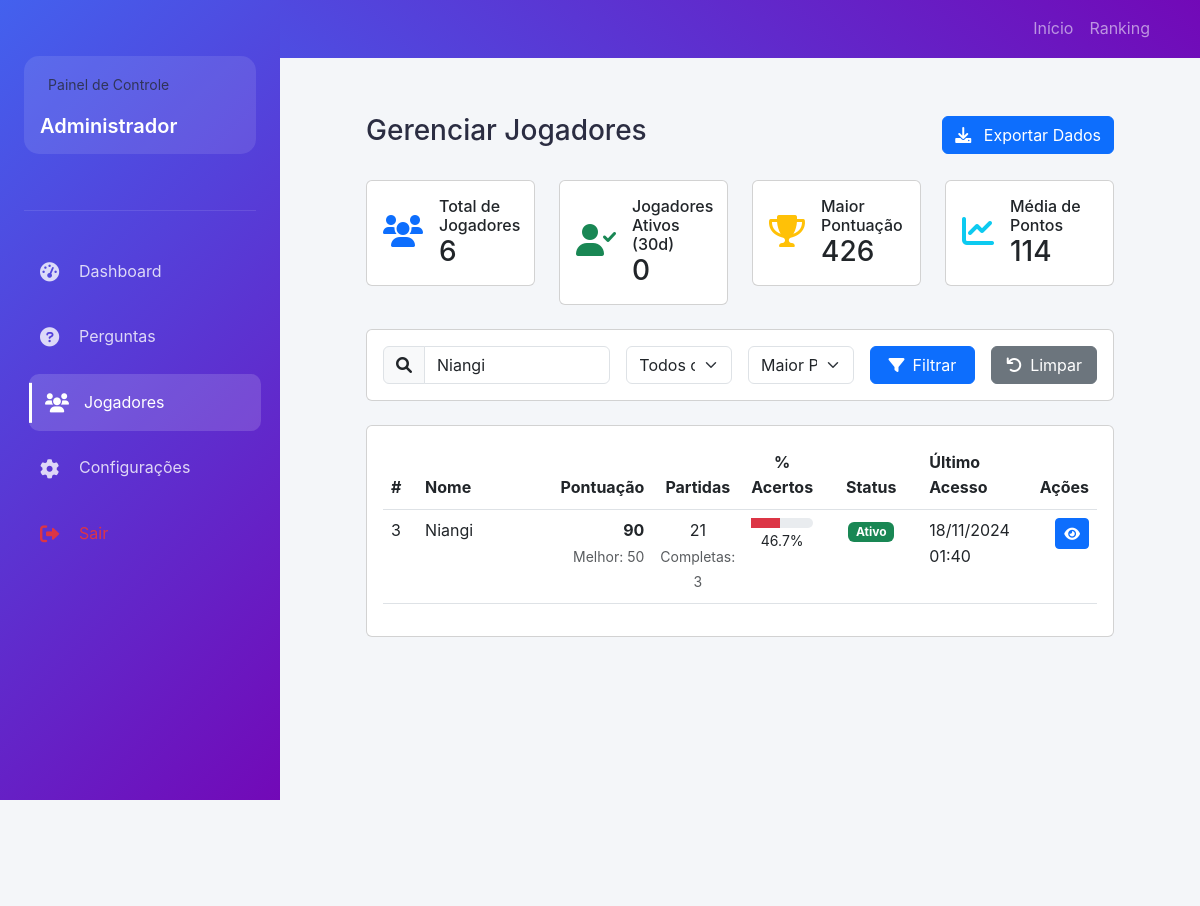
The app's page /admin/jogadores.php?busca=Niangi with its own data.
### tables this page shows
CREATE TABLE `jogadores` (
  `id` int(11) NOT NULL,
  `nome` varchar(100) NOT NULL,
  `pontuacao_total` int(11) DEFAULT 0,
  `melhor_pontuacao` int(11) DEFAULT 0,
  `jogos_completados` int(11) DEFAULT 0,
  `data_ultimo_jogo` timestamp NOT NULL DEFAULT current_timestamp() ON UPDATE current_timestamp(),
  `status` enum('ativo','inativo') NOT NULL DEFAULT 'ativo',
  `data_cadastro` datetime NOT NULL DEFAULT current_timestamp(),
  `ultima_partida` datetime DEFAULT NULL
);

### admin/jogadores.php (the view, shortened to what the rows shown need)
<?php
require_once '../includes/conexao.php';
$itens_por_pagina = 15;
$pagina_atual = isset($_GET['pagina']) ? (int)$_GET['pagina'] : 1;
$offset = ($pagina_atual - 1) * $itens_por_pagina;
$busca = isset($_GET['busca']) ? filter_var($_GET['busca'], FILTER_SANITIZE_STRING) : '';
$ordem = isset($_GET['ordem']) ? filter_var($_GET['ordem'], FILTER_SANITIZE_STRING) : 'pontuacao';
$where = [];
$params = [];
if ($busca) {
    $where[] = "(j.nome LIKE :busca)";
    $params[':busca'] = "%{$busca}%";
}
$order_by = match($ordem) {
    'nome' => 'j.nome ASC',
    'data' => 'j.data_cadastro DESC',
    'partidas' => 'j.jogos_completados DESC',
    default => 'j.pontuacao_total DESC'
};
require_once '../includes/header.php';
?>
<div class="admin-wrapper">
    <main class="admin-content">
        <div class="container-fluid">
            <div class="d-flex justify-content-between align-items-center mb-4">
                <h1 class="h3">Gerenciar Jogadores</h1>
            </div>
            <div class="card">
                <div class="card-body">
                    <?php
                    try {
                        $sql = "
                            SELECT
                                j.*,
                                COUNT(DISTINCT p.id) as total_partidas,
                                SUM(p.acertos) as total_acertos,
                                SUM(p.total_perguntas) as total_perguntas,
                                MAX(p.data_partida) as ultima_partida
                            FROM jogadores j
                            LEFT JOIN partidas p ON j.id = p.jogador_id
                            " . (!empty($where) ? " WHERE " . implode(" AND ", $where) : "") . "
                            GROUP BY j.id
                            ORDER BY {$order_by}
                            LIMIT :offset, :limit
                        ";
                        $stmt = $conexao->prepare($sql);
                        foreach ($params as $key => $value) {
                            $stmt->bindValue($key, $value);
                        }
                        $stmt->bindValue(':offset', $offset, PDO::PARAM_INT);
                        $stmt->bindValue(':limit', $itens_por_pagina, PDO::PARAM_INT);
                        $stmt->execute();
                        $jogadores = $stmt->fetchAll(PDO::FETCH_ASSOC);
                        if(empty($jogadores)): ?>
                            <div class="alert alert-info">
                                <i class="fas fa-info-circle me-2"></i>Nenhum jogador encontrado com os filtros selecionados.
                            </div>
                        <?php else: ?>
                            <div class="table-responsive">
                                <table class="table table-hover">
                                    <thead>
                                        <tr>
                                            <th width="5%">#</th>
                                            <th width="20%">Nome</th>
                                            <th width="15%" class="text-end">Pontuação</th>
                                            <th width="10%" class="text-center">Partidas</th>
                                            <th width="10%" class="text-center">% Acertos</th>
                                            <th width="15%" class="text-center">Status</th>
                                            <th width="15%">Último Acesso</th>
                                            <th width="10%" class="text-end">Ações</th>
                                        </tr>
                                    </thead>
                                    <tbody>
                                    <?php foreach($jogadores as $jogador):
                                        $porcentagem_acertos = $jogador['total_perguntas'] > 0
                                            ? ($jogador['total_acertos'] / $jogador['total_perguntas']) * 100
                                            : 0;
                                        $status = 'inativo';
                                        $status_class = 'danger';
                                        if ($jogador['ultima_partida']) {
                                            $dias_inativo = (time() - strtotime($jogador['ultima_partida'])) / (60 * 60 * 24);
                                            if ($dias_inativo <= 30) {
                                                $status = 'ativo';
                                                $status_class = 'success';
                                            } elseif ($dias_inativo <= 90) {
                                                $status = 'ocasional';
                                                $status_class = 'warning';
                                            }
                                        }
                                    ?>
                                        <tr>
                                            <td><?php echo $jogador['id']; ?></td>
                                            <td>
                                                <?php echo htmlspecialchars($jogador['nome']); ?>
                                            </td>
                                            <td class="text-end">
                                                <strong><?php echo number_format($jogador['pontuacao_total']); ?></strong>
                                                <?php if($jogador['melhor_pontuacao']): ?>
                                                    <br>
                                                    <small class="text-muted">
                                                        Melhor: <?php echo number_format($jogador['melhor_pontuacao']); ?>
                                                    </small>
                                                <?php endif; ?>
                                            </td>
                                            <td class="text-center">
                                                <?php echo number_format($jogador['total_partidas']); ?>
                                                <?php if($jogador['jogos_completados']): ?>
                                                    <br>
                                                    <small class="text-muted">
                                                        Completas: <?php echo number_format($jogador['jogos_completados']); ?>
                                                    </small>
                                                <?php endif; ?>
                                            </td>
                                            <td class="text-center">
                                                <?php
                                                $cor_progresso = 'bg-danger';
                                                ?>
                                                <div class="progress" style="height: 10px;">
                                                    <div class="progress-bar <?php echo $cor_progresso; ?>"
                                                         role="progressbar"
                                                         style="width: <?php echo $porcentagem_acertos; ?>%">
                                                    </div>
                                                </div>
                                                <small><?php echo number_format($porcentagem_acertos, 1); ?>%</small>
                                            </td>
                                            <td class="text-center">
                                                <span class="badge bg-<?php echo $status_class; ?>">
                                                    <?php echo ucfirst($status); ?>
                                                </span>
                                            </td>
                                            <td>
                                                <?php if($jogador['ultima_partida']): ?>
                                                    <?php echo date('d/m/Y H:i', strtotime($jogador['ultima_partida'])); ?>
                                                <?php else: ?>
                                                    <span class="text-muted">Nunca jogou</span>
                                                <?php endif; ?>
                                            </td>
                                            <td class="text-end">
                                                <div class="btn-group">
                                                    <button type="button"
                                                            class="btn btn-sm btn-primary"
                                                            onclick="verDetalhes(<?php echo $jogador['id']; ?>)"
                                                            title="Ver Detalhes">
                                                        <i class="fas fa-eye"></i>
                                                    </button>
                                                </div>
                                            </td>
                                        </tr>
                                    <?php endforeach; ?>
                                    </tbody>
                                </table>
                            </div>
                        <?php endif; ?>
                    <?php } catch (PDOException $e) {
                        registrar_log('erro', 'Erro ao listar jogadores: ' . $e->getMessage());
                        ?>
                        <div class="alert alert-danger">
                            <i class="fas fa-exclamation-circle me-2"></i>
                            Erro ao carregar lista de jogadores. Por favor, tente novamente mais tarde.
                        </div>
                    <?php } ?>
                </div>
            </div>
        </div>
    </main>
</div>
</body>
</html>

### records on screen
jogadores: id "3", nome "Niangi", pontuacao_total "90", melhor_pontuacao "50", total_partidas "21", jogos_completados "3", $porcentagem_acertos 46.666666666667 (drawn), porcentagem_acertos "46.7", status "Ativo", ultima_partida "18/11/2024 01:40"

### other values on screen
$_SESSION['admin_nome'] "Administrador"
$stats['total_jogadores'] "6"
$stats['jogadores_ativos'] "0"
$stats['maior_pontuacao'] "426"
$stats['media_pontos'] "114"
